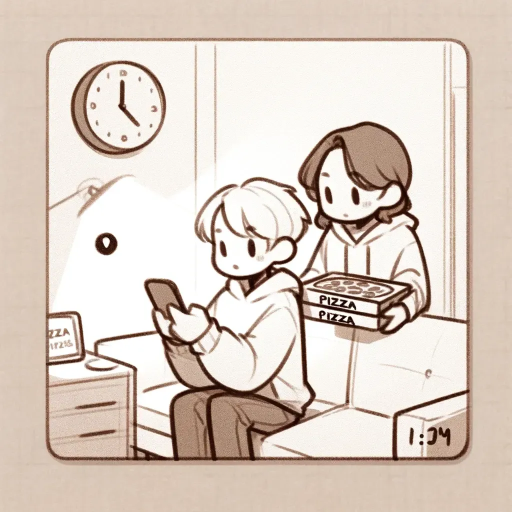
#> input picture chat-gpt/language-cards/source-images/a_simple_sketch_of_two_friends_deciding_to_order_pizza_because_we_were_hungry_1677539257.webp, 1024 x 1024 px, given in place of A_cozy_scene_of_someone_sitting_in_a_comfortable_c.png, which was not available (shown at 1/2 size)
$ python prepare-image.py
#> lines starting #> are read from the running program, lines starting #| are printed output that depends on the picture; pictures that were not available may be replaced by others from this repository, and a replacement may not be noted
from PIL import Image, ImageFilter

# Загрузка новой изображения
new_original_image_path = '/mnt/data/A_cozy_scene_of_someone_sitting_in_a_comfortable_c.png'
new_original_image = Image.open(new_original_image_path)
#> new_original_image is the input picture: PIL image 1024x1024 RGB; mean R, G, B 219.1, 205.5, 194.8

# Расчет новых размеров изображения (увеличение на треть по вертикали)
new_height_new = int(new_original_image.height * 4 / 3)
#> new_height_new = 1365
new_image_new = Image.new("RGB", (new_original_image.width, new_height_new))
#> new_image_new: PIL image 1024x1365 RGB; every value is 0

# Копирование оригинального изображения в верхнюю часть нового холста
new_image_new.paste(new_original_image, (0, 0))
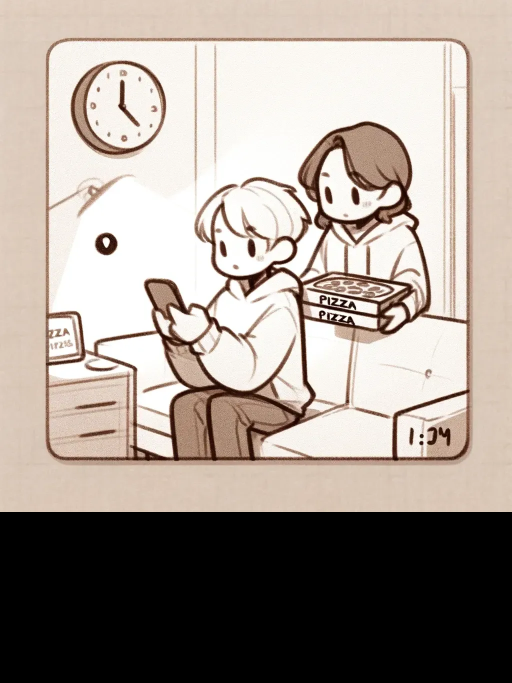
#> new_image_new: PIL image 1024x1365 RGB (shown at 1/2 size); mean R, G, B 164.3, 154.1, 146.1

# Создание зеркального отражения оригинального изображения и его размытие
reflected_new = new_original_image.transpose(Image.FLIP_TOP_BOTTOM)
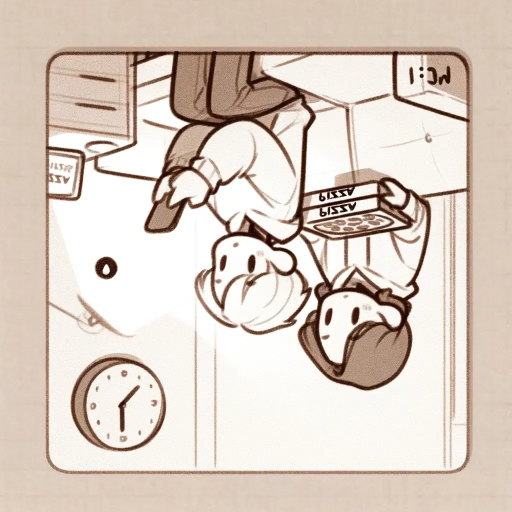
#> reflected_new: PIL image 1024x1024 RGB (shown at 1/2 size); mean R, G, B 219.1, 205.5, 194.8
reflected_blurred_new = reflected_new.filter(ImageFilter.GaussianBlur(15))
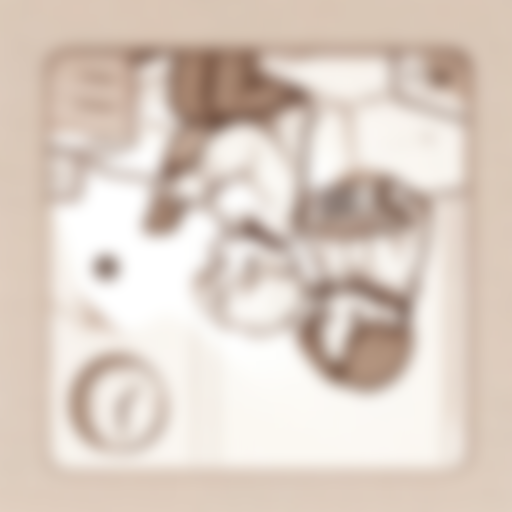
#> reflected_blurred_new: PIL image 1024x1024 RGB (shown at 1/2 size); mean R, G, B 219.1, 205.5, 194.8

# Вычисление области, куда будет вставлено размытое отражение
reflection_height_new = new_height_new - new_original_image.height
#> reflection_height_new = 341
reflected_blurred_resized_new = reflected_blurred_new.resize((new_original_image.width, reflection_height_new))
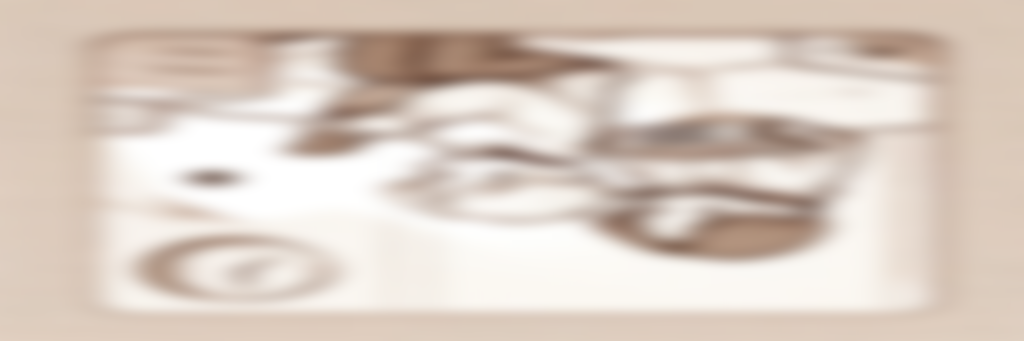
#> reflected_blurred_resized_new: PIL image 1024x341 RGB; mean R, G, B 219.1, 205.5, 194.8

# Вставка размытого отражения в нижнюю часть нового холста
new_image_new.paste(reflected_blurred_resized_new, (0, new_original_image.height))
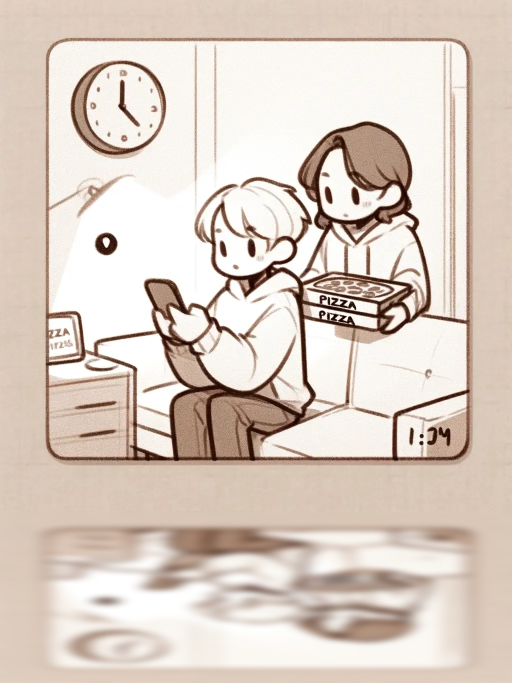
#> new_image_new: PIL image 1024x1365 RGB (shown at 1/2 size); mean R, G, B 219.1, 205.5, 194.8

# Сохранение результата новой картинки
final_image_path_new = f'/mnt/data/i-love-drinking-milk-while-listening-to-calm-music-1709167786.webp'
new_image_new.save(final_image_path_new, "WEBP")

$ run again, on chat-gpt/language-cards/source-images/ana-let-me-introduce-my-friend-to-you-1709828417.webp
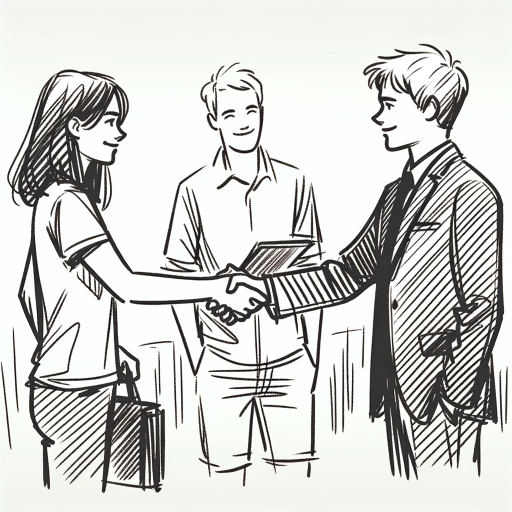
#> input picture chat-gpt/language-cards/source-images/ana-let-me-introduce-my-friend-to-you-1709828417.webp, 1024 x 1024 px, given in place of A_cozy_scene_of_someone_sitting_in_a_comfortable_c.png, which was not available (shown at 1/2 size)
#> new_original_image is the input picture: PIL image 1024x1024 RGB; mean R, G, B 206.6, 207.5, 204.6
#> `reflected_blurred_resized_new = reflected_blurred_new.resize((new_orig..`:
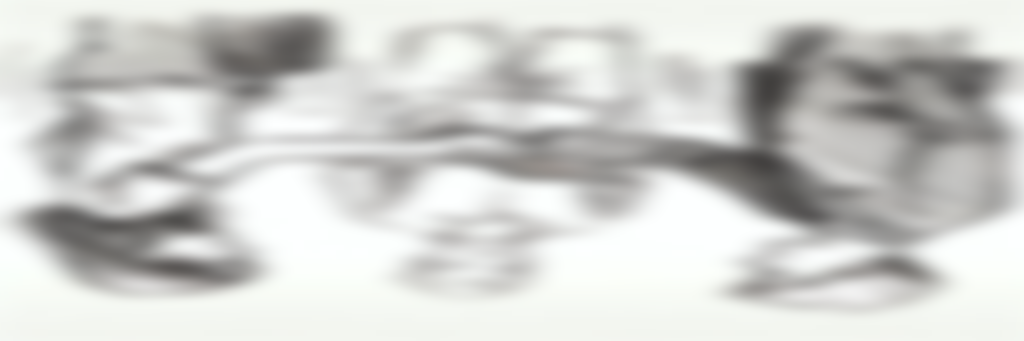
#> reflected_blurred_resized_new: PIL image 1024x341 RGB; mean R, G, B 206.7, 207.6, 204.6
#> `new_image_new.paste(reflected_blurred_resized_new, (0, new_original_im..`:
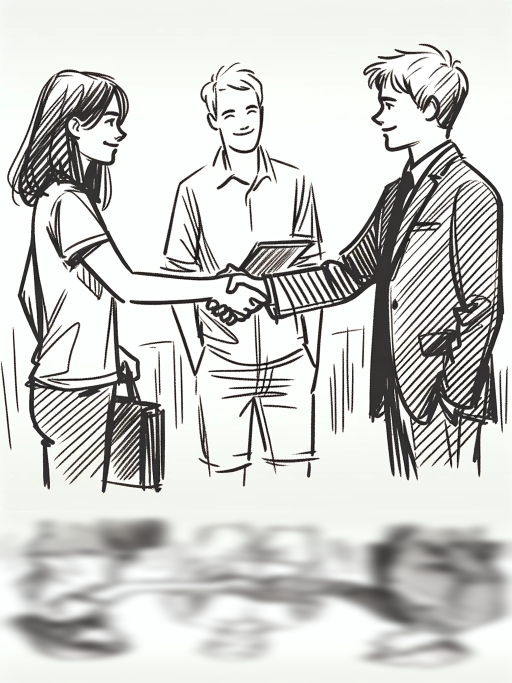
#> new_image_new: PIL image 1024x1365 RGB (shown at 1/2 size); mean R, G, B 206.6, 207.5, 204.6

$ run again, on chat-gpt/language-cards/source-images/at_least_the_weather_was_good_1709150909.webp
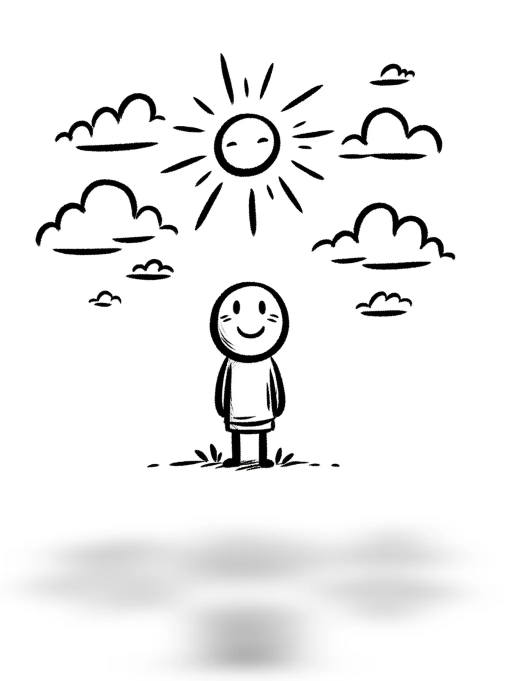
#> input picture chat-gpt/language-cards/source-images/at_least_the_weather_was_good_1709150909.webp, 1024 x 1361 px, given in place of A_cozy_scene_of_someone_sitting_in_a_comfortable_c.png, which was not available (shown at 1/2 size)
#> new_original_image is the input picture: PIL image 1024x1361 RGB; mean R, G, B 239.2, 239.2, 239.2
#> `reflected_blurred_resized_new = reflected_blurred_new.resize((new_orig..`:
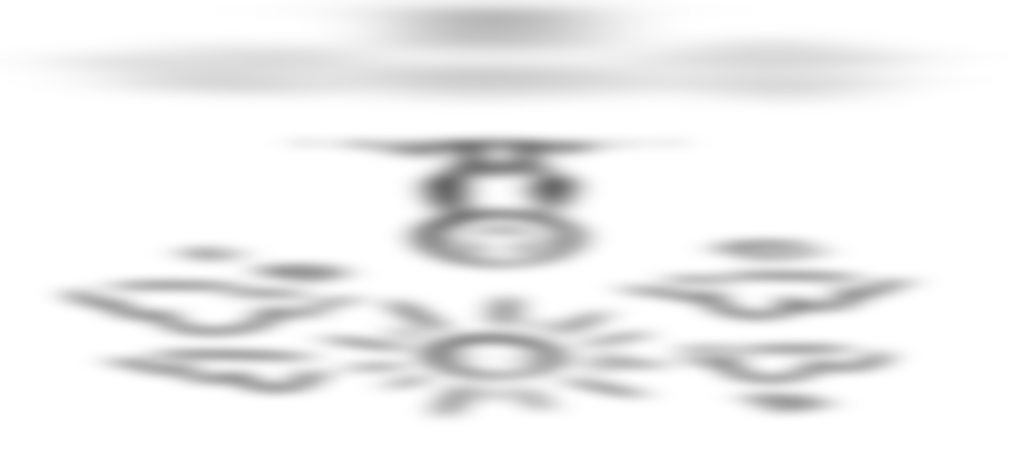
#> reflected_blurred_resized_new: PIL image 1024x453 RGB; mean R, G, B 239.3, 239.3, 239.3
#> `new_image_new.paste(reflected_blurred_resized_new, (0, new_original_im..`:
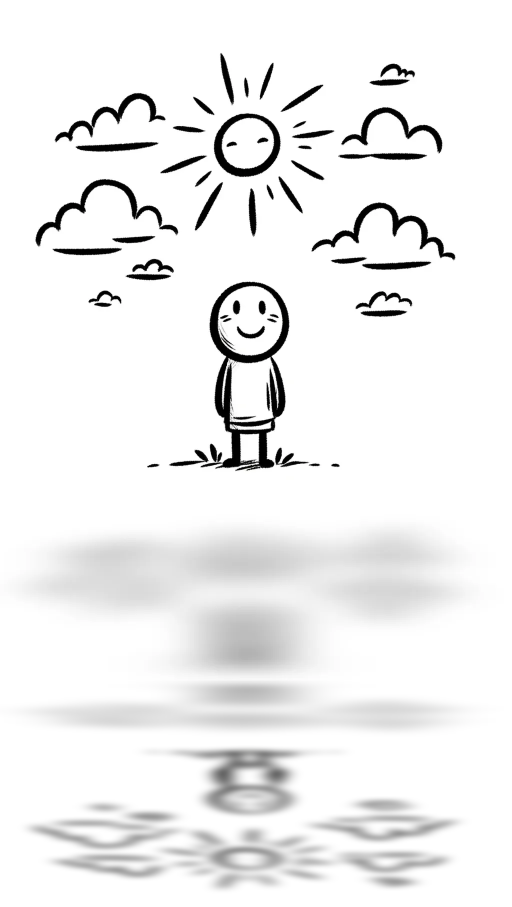
#> new_image_new: PIL image 1024x1814 RGB (shown at 1/2 size); mean R, G, B 239.2, 239.2, 239.2
